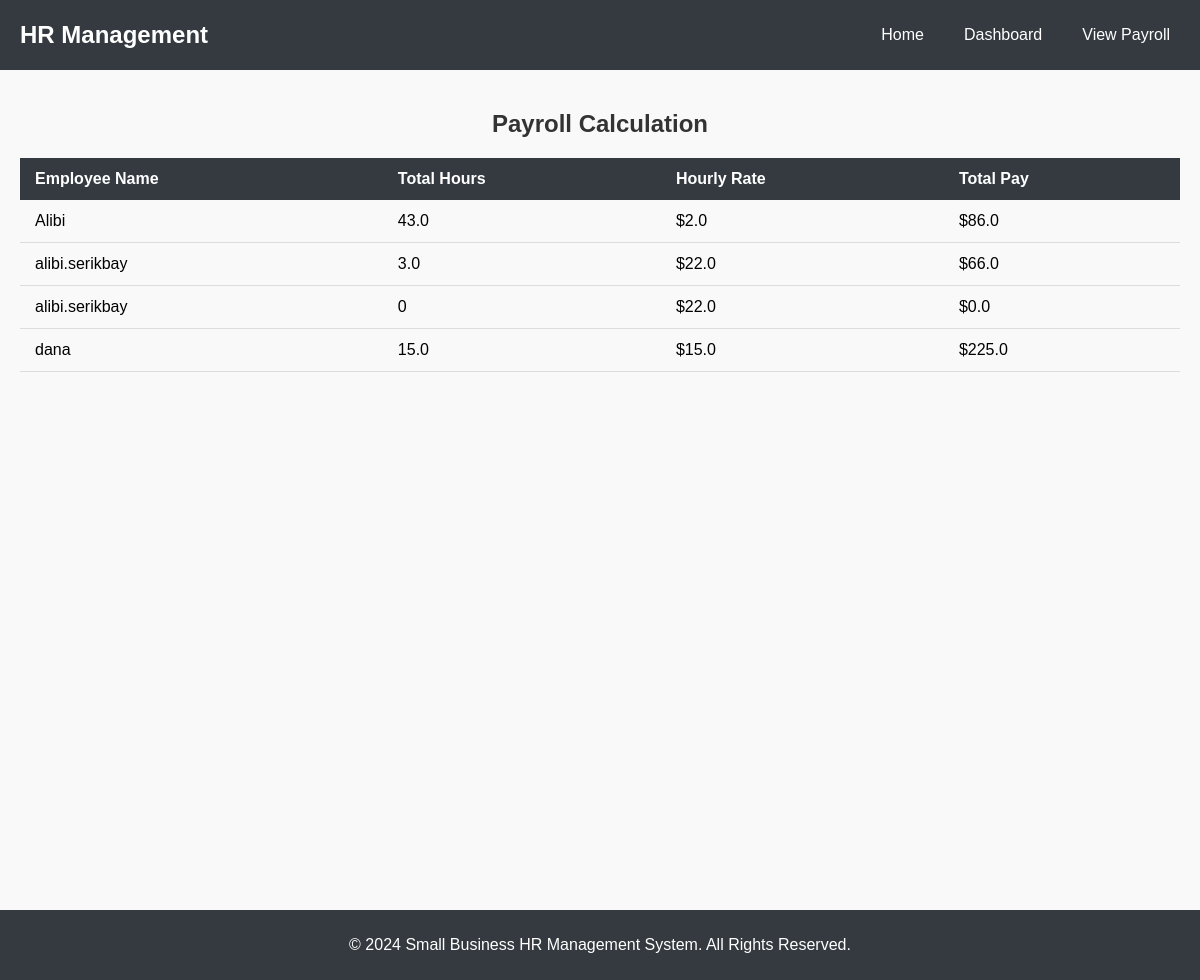
Page /payroll on the committed database.
### tables this page shows
CREATE TABLE employees (
            id INTEGER PRIMARY KEY AUTOINCREMENT,
            name TEXT NOT NULL,
            position TEXT NOT NULL,
            hourly_rate REAL NOT NULL
        );

### main.py (the view)
@app.get("/payroll", response_class=HTMLResponse)
async def payroll(request: Request):
    conn = sqlite3.connect('hr_management.db')
    cursor = conn.cursor()
    cursor.execute('''
        SELECT employees.name, employees.hourly_rate, COALESCE(SUM(attendance.hours_worked), 0) as total_hours
        FROM employees
        LEFT JOIN attendance ON employees.id = attendance.employee_id
        GROUP BY employees.id
    ''')
    payroll_data = cursor.fetchall()
    conn.close()
    return templates.TemplateResponse("payroll.html", {"request": request, "payroll_data": payroll_data})

### templates/payroll.html (shortened to what this page needs)
<!DOCTYPE html>
<html lang="en">
<head>
    <link rel="stylesheet" href="/static/styles.css">
</head>
<body>
    <header>
        <nav class="navbar">
            <div class="logo">HR Management</div>
            <ul class="nav-links">
                <li><a href="/">Home</a></li>
                <li><a href="/dashboard">Dashboard</a></li>
                <li><a href="/payroll">View Payroll</a></li>
            </ul>
        </nav>
    </header>
    <main>
        <section class="payroll-section">
            <h1>Payroll Calculation</h1>
            <table class="styled-table">
                <thead>
                    <tr>
                        <th>Employee Name</th>
                        <th>Total Hours</th>
                        <th>Hourly Rate</th>
                        <th>Total Pay</th>
                    </tr>
                </thead>
                <tbody>
                    {% for payroll in payroll_data %}
                    <tr>
                        <td>{{ payroll[0] }}</td>
                        <td>{{ payroll[2] }}</td>
                        <td>${{ payroll[1] }}</td>
                        <td>${{ payroll[2] * payroll[1] }}</td>
                    </tr>
                    {% endfor %}
                </tbody>
            </table>
        </section>
    </main>
    <footer>
        <p>&copy; 2024 Small Business HR Management System. All Rights Reserved.</p>
    </footer>
</body>
</html>

### static/styles.css (style rules this page uses)
body { font-family: 'Arial', sans-serif; margin: 0; padding: 0; background-color: #f9f9f9; }
h1, h2 { color: #333; font-weight: bold; text-align: center; }
main { padding: 20px; min-height: 100vh; }
.navbar { background-color: #343a40; color: #fff; padding: 10px 20px; display: flex; justify-content: space-between; align-items: center; }
.logo { font-size: 1.5em; font-weight: bold; }
.nav-links { list-style: none; display: flex; gap: 20px; }
.nav-links li { display: inline; }
.nav-links a { color: #fff; text-decoration: none; padding: 5px 10px; }
.styled-table { width: 100%; border-collapse: collapse; margin-top: 20px; }
.styled-table th, .styled-table td { padding: 12px 15px; text-align: left; }
.styled-table th { background-color: #343a40; color: #fff; }
.styled-table tbody tr { border-bottom: 1px solid #ddd; }
footer { background-color: #343a40; color: white; text-align: center; padding: 10px 0; position: relative; width: 100%; bottom: 0; }

### rows in the picture
employees: name "Alibi", payroll "43.0", hourly_rate "2.0", payroll[2]*payroll[1] "86.0"
employees: name "alibi.serikbay", payroll "3.0", hourly_rate "22.0", payroll[2]*payroll[1] "66.0"
employees: name "alibi.serikbay", payroll "0", hourly_rate "22.0", payroll[2]*payroll[1] "0.0"
employees: name "dana", hourly_rate "15.0", payroll[2]*payroll[1] "225.0"
